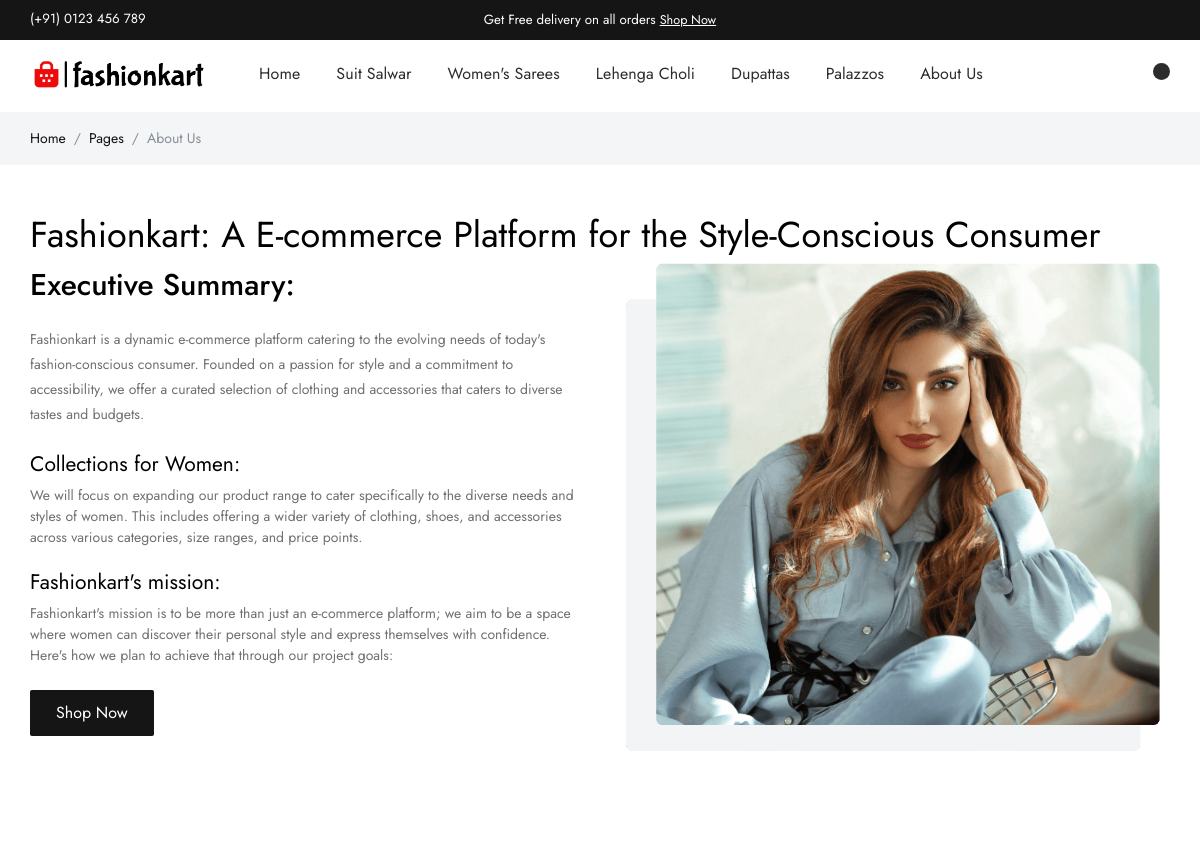
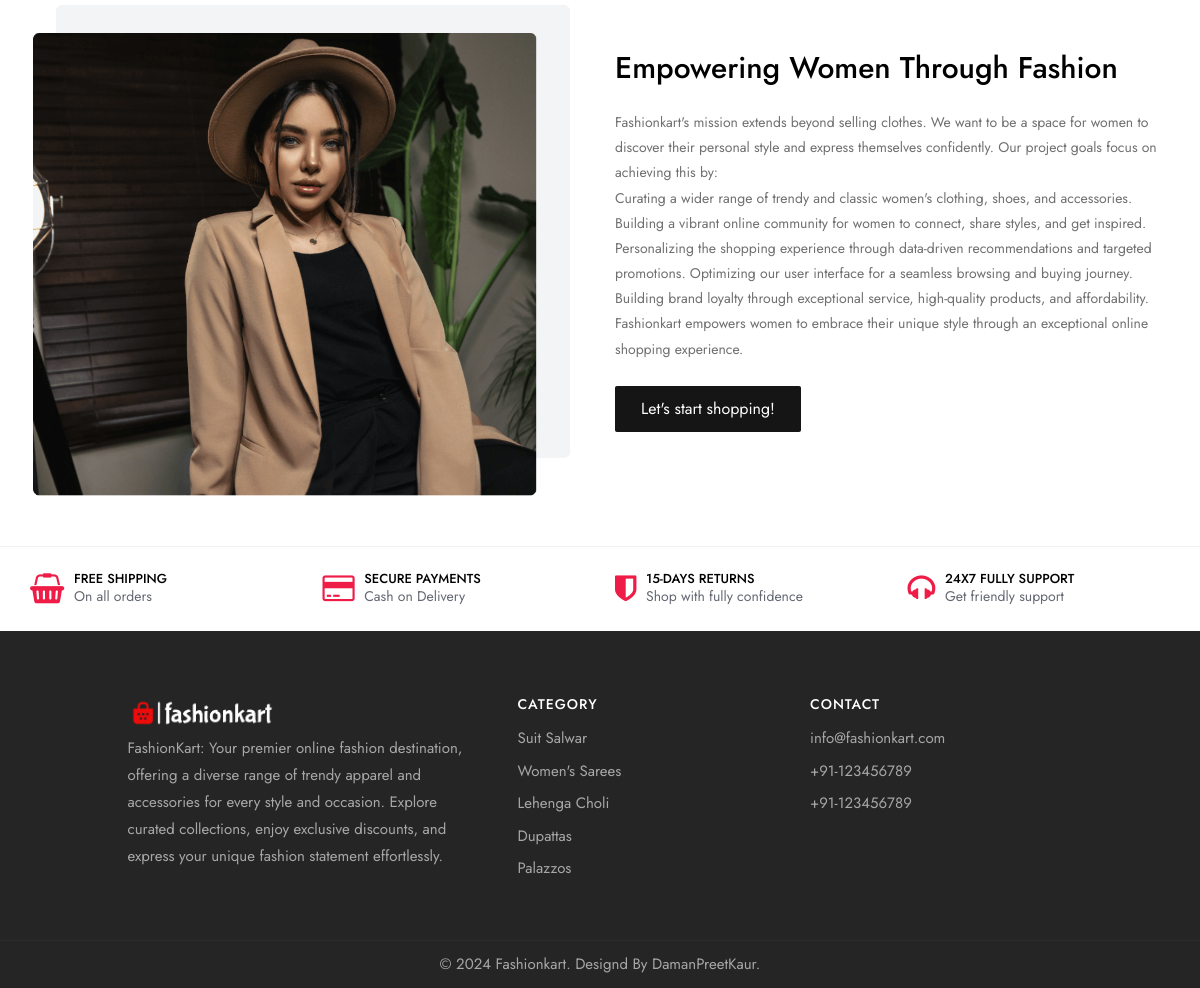
The page /about/ on the database its author committed (2 pictures, top to bottom).
### store/models.py (models this page shows, shortened)
class Category(models.Model):
    gender = models.CharField(choices=GENDER_CHOICES, max_length=6)
    name = models.CharField(max_length=255, db_index=True)
    slug = models.SlugField(max_length=255, unique=True)
    class Meta:
        verbose_name_plural = 'Categories'

### store/views.py (the view)
# urls.py: path("about/", about, name='about'),
def about(request):
    return render(request, "about.html" ,)

### store/templatetags/category.py (called while the page is built)
@register.simple_tag
def head_category():
    allcategory = Category.objects.all()[:5]
    return allcategory

### store/templates/about.html
{% extends 'main.html' %}
{% load static %}
{% block content %}
			<div class="gray py-3">
				<div class="container">
					<div class="row">
						<div class="colxl-12 col-lg-12 col-md-12">
							<nav aria-label="breadcrumb">
								<ol class="breadcrumb">
									<li class="breadcrumb-item"><a href="#">Home</a></li>
									<li class="breadcrumb-item"><a href="#">Pages</a></li>
									<li class="breadcrumb-item active" aria-current="page">About Us</li>
								</ol>
							</nav>
						</div>
					</div>
				</div>
			</div>
			<section class="middle">
				<div class="container">
					<div class="row align-items-center justify-content-between">
            <div class="col-12">
              <h1>
                Fashionkart: A E-commerce Platform for the Style-Conscious Consumer
              </h1>
            </div>
						<div class="col-xl-6 col-lg-6 col-md-6 col-sm-12">
							<div class="abt_caption">
								<h2 class="ft-medium mb-4">Executive Summary:</h2>
                <p class="mb-4">
                  Fashionkart is a dynamic e-commerce platform catering to the evolving needs of today's fashion-conscious consumer.
                  Founded on a passion for style and a commitment to accessibility, we offer a curated selection of clothing and
                  accessories that caters to diverse tastes and budgets.<br>
                  <h4>Collections for Women:</h4>
                    We will focus on expanding our product range to cater specifically to the diverse needs and styles of women. This includes offering a wider variety of clothing, shoes, and accessories across various categories, size ranges, and price points.
                  <br><br>
                  <h4>Fashionkart's mission:</h4>
                  Fashionkart's mission is to be more than just an e-commerce platform; we aim to be a space where women can discover their personal style and express themselves with confidence.  Here's how we plan to achieve that through our project goals:
                </p>
								 	<div class="form-group mt-4">
									<a href="/" class="btn btn-dark">Shop Now</a>
								</div>
							</div>
						</div>
						<div class="col-xl-6 col-lg-6 col-md-6 col-sm-12">
							<div class="abt_caption">
								<img src="{%static 'assets/img/about-1.png'%}" class="img-fluid rounded" alt="" />
							</div>
						</div>
					</div>
				</div>
			</section>
			<section class="middle">
				<div class="container">
					<div class="row align-items-center justify-content-between">
						<div class="col-xl-6 col-lg-6 col-md-6 col-sm-12">
							<div class="abt_caption">
								<img src="{%static 'assets/img/about-2.png'%}" class="img-fluid rounded" alt="" />
							</div>
						</div>
						<div class="col-xl-6 col-lg-6 col-md-6 col-sm-12">
							<div class="abt_caption">
								<h2 class="ft-medium mb-4">Empowering Women Through Fashion</h2>
                <p class="mb-4">
                  Fashionkart's mission extends beyond selling clothes. We want to be a space for women to discover their personal style
                  and express themselves confidently. Our project goals focus on achieving this by:
                <br>
                  Curating a wider range of trendy and classic women's clothing, shoes, and accessories.
                  Building a vibrant online community for women to connect, share styles, and get inspired.
                  Personalizing the shopping experience through data-driven recommendations and targeted promotions.
                  Optimizing our user interface for a seamless browsing and buying journey.
                  Building brand loyalty through exceptional service, high-quality products, and affordability.
                  Fashionkart empowers women to embrace their unique style through an exceptional online shopping experience.
                </p>
                <div class="form-group mt-4">
									<a href="/" class="btn btn-dark">Let's start shopping!</a>
								</div>
							</div>
						</div>
					</div>
				</div>
			</section>
{% endblock %}

### store/templates/main.html (shortened to what this page needs)
{% load static %}
{% load category %}
<!DOCTYPE html>
<html lang="zxx">
<head>
	<link href="{% static 'assets/css/styles.css' %}" rel="stylesheet">
	<link rel="stylesheet" href="https://cdnjs.cloudflare.com/ajax/libs/font-awesome/4.7.0/css/font-awesome.min.css" />
	<link rel="stylesheet" href="https://cdn.jsdelivr.net/npm/bootstrap-icons@1.10.2/font/bootstrap-icons.css">
	<link rel="stylesheet" href="https://cdn.lineicons.com/4.0/lineicons.css">
</head>
<body>
	<div id="main-wrapper">
		<div class="py-2 bg-dark">
			<div class="container">
				<div class="row">
					<div class="col-xl-4 col-lg-4 col-md-5 col-sm-12 hide-ipad">
						<div class="top_first"><a href="callto:(+91)0123456789" class="medium text-light">(+91) 0123 456
								789</a></div>
					</div>
					<div class="col-xl-4 col-lg-4 col-md-5 col-sm-12 hide-ipad">
						<div class="top_second text-center">
							<p class="medium text-light m-0 p-0">Get Free delivery on all orders <a href="/"
									class="medium text-light text-underline">Shop Now</a></p>
						</div>
					</div>
				</div>
			</div>
		</div>
		<div class="header header-light dark-text">
			<div class="container">
				<nav id="navigation" class="navigation navigation-landscape">
					<div class="nav-header">
						<a class="nav-brand" href="/">
							<img src="{%static 'assets/img/logo.png'%}" class="logo" alt="" />
						</a>
					</div>
					<div class="nav-menus-wrapper" style="transition-property: none;">
						<ul class="nav-menu">
							<li><a href="/">Home</a> </li>
							{%head_category as headcategory%}
							{%for c in headcategory%}
                                <li><a href="/{{c.slug}}"> {{c.name}}</a></li>
                            {%endfor%}
							<li> <a class="nav-link" href="{% url 'about' %}">About Us</a> </li>
						</ul>
						<ul class="nav-menu nav-menu-social align-to-right">
							<li>
								<a href="#" onclick="openSearch()">
								</a>
							</li>
							<li><a href="javascript:void(0);"></a>
							</li>
							<li>
								<a href="{% url 'cart' %}">
									<span
										class="dn-counter">{{cart_count}}</span>
								</a>
							</li>
						</ul>
					</div>
				</nav>
			</div>
		</div>
		{% block content %}
		{% endblock %}
		<section class="px-0 py-3 br-top">
			<div class="container">
				<div class="row">
					<div class="col-xl-3 col-lg-3 col-md-6 col-sm-6">
						<div class="d-flex align-items-center justify-content-start py-2">
							<div class="d_ico">
								<i class="fa fa-shopping-basket theme-cl"></i>
							</div>
							<div class="d_capt">
								<h5 class="mb-0">Free Shipping</h5>
								<span class="text-muted">On all orders</span>
							</div>
						</div>
					</div>
					<div class="col-xl-3 col-lg-3 col-md-6 col-sm-6">
						<div class="d-flex align-items-center justify-content-start py-2">
							<div class="d_ico">
								<i class="fa fa-credit-card theme-cl"></i>
							</div>
							<div class="d_capt">
								<h5 class="mb-0">Secure Payments</h5>
								<span class="text-muted">Cash on Delivery</span>
							</div>
						</div>
					</div>
					<div class="col-xl-3 col-lg-3 col-md-6 col-sm-6">
						<div class="d-flex align-items-center justify-content-start py-2">
							<div class="d_ico">
								<i class="fa fa-shield theme-cl"></i>
							</div>
							<div class="d_capt">
								<h5 class="mb-0">15-Days Returns</h5>
								<span class="text-muted">Shop with fully confidence</span>
							</div>
						</div>
					</div>
					<div class="col-xl-3 col-lg-3 col-md-6 col-sm-6">
						<div class="d-flex align-items-center justify-content-start py-2">
							<div class="d_ico">
								<i class="fa fa-headphones theme-cl"></i>
							</div>
							<div class="d_capt">
								<h5 class="mb-0">24x7 Fully Support</h5>
								<span class="text-muted">Get friendly support</span>
							</div>
						</div>
					</div>
				</div>
			</div>
		</section>
		<footer class="dark-footer skin-dark-footer style-2">
			<div class="footer-middle">
				<div class="container">
					<div class="row">
						<div class="col-md-1"></div>
						<div class="col-md-4 col-sm-12">
							<div class="footer_widget">
								<img src="{%static 'assets/img/logo-light.png'%}" class="img-footer small mb-2"
									alt="" />
								<p>FashionKart: Your premier online fashion destination, offering a diverse range of
									trendy apparel and accessories for every style and occasion. Explore curated
									collections, enjoy exclusive discounts, and express your unique fashion statement
									effortlessly.</p>
							</div>
						</div>
						<div class="col-md-3 col-sm-12">
							<div class="footer_widget">
								<h4 class="widget_title">Category</h4>
								<ul class="footer-menu">
									{%head_category as headcategory%}
									{%for c in headcategory%}
									<li><a href="/{{c.slug}}"> {{c.name}}</a></li>
									{%endfor%}
								</ul>
							</div>
						</div>
						<div class="col-md-3 col-sm-12">
							<div class="footer_widget">
								<h4 class="widget_title">CONTACT</h4>
								<ul class="footer-menu">
									<li><a href="#">info@fashionkart.com</a></li>
									<li><a href="#">+91-123456789</a></li>
									<li><a href="#">+91-123456789</a></li>
								</ul>
							</div>
						</div>
					</div>
				</div>
			</div>
			<div class="footer-bottom">
				<div class="container">
					<div class="row align-items-center">
						<div class="col-lg-12 col-md-12 text-center">
							<p class="mb-0">© 2024 Fashionkart. Designd By <a href="">DamanPreetKaur</a>.</p>
						</div>
					</div>
				</div>
			</div>
		</footer>
	</div>
</body>
</html>

### rows shown on the page
Category: name "Suit Salwar"
Category: name "Women's Sarees"
Category: name "Lehenga Choli"
Category: name "Dupattas"
Category: name "Palazzos"
